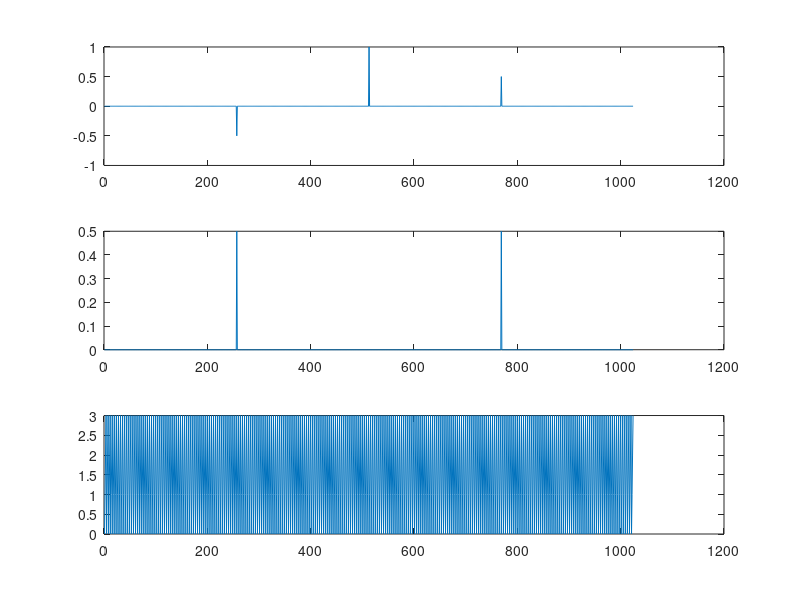

MATLAB code to generate this figure:
clear all
close all

n = [];
gold = [];
for i = 1:256
       n = [n, 1 + j, -1+j, 1-j, -1-j];
          gold = [gold, 0, 1, 2, 3];
      end
      input_i = real(ifft(n, 1024))';
      input_q = imag(ifft(n, 1024))';

      figure(1)
      subplot(3,1,1)
      plot(1:1024, input_i)
      subplot(3,1,2)
      plot(1:1024, input_q)
      subplot(3,1,3)
      plot(1:1024, gold)

% write out.gold.dat
f = fopen('ofdm_test_vector.h','w');

% write out gold symbols
fprintf(f,'const unsigned int gold_symbols[] = {');
for i = 1:length(gold)
    fprintf(f,'%d,',gold(i));
end
fprintf(f,'};\n',gold(length(gold)));

% write out input_i
fprintf(f,'const DTYPE gold_i[] = {');
for i = 1:length(input_i)
    fprintf(f,'%f,',input_i(i));
end
fprintf(f,'};\n');

% write out input_q
fprintf(f,'const DTYPE gold_q[] = {');
for i = 1:length(input_q)
    fprintf(f,'%f,',input_q(i));
end
fprintf(f,'};\n');

fclose(f)
